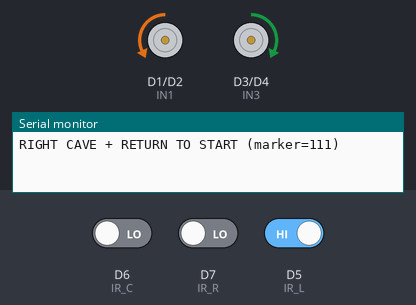
Bench run of a sketch on a simulated ESP8266 (NodeMCU). Shown: motor-driver pin pairs drawn as motors (green arrow = first pin HIGH = forward, orange = second pin HIGH = backward, longer = more drive, scaled by the enable pin), the last lines printed to the serial monitor. Inputs (shaded band) come from the test bench; at power-on: D6 (IR_C) LOW, D7 (IR_R) LOW, D5 (IR_L) HIGH.

Above: at 1.2 s.
1.3 s: D6 (IR_C) driven HIGH
At 1.45 s:
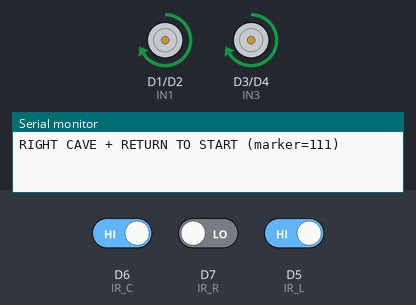
4.3 s: D7 (IR_R) driven HIGH
At 4.88 s:
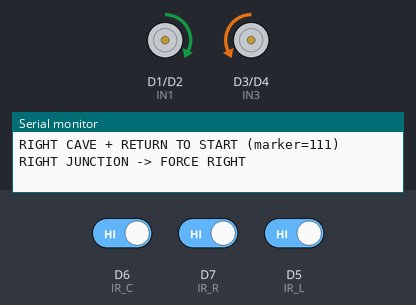
Timing chart, 0 to 13.3 s (numbered marks = the images above; inputs shaded):
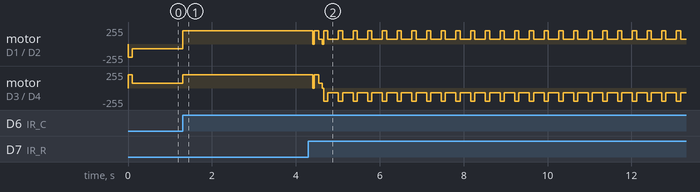

Measured:
- after the input at 1.3 s, motor on D1 (IN1) / D2 (IN2): backward 70/255 → forward 200/255 at once; motor on D3 (IN3) / D4 (IN4): forward 70/255 → forward 200/255 at once

The sketch:

03.ino
```cpp
/************* IR SENSOR PINS (ESP8266) *************/
#define IR_L D5
#define IR_C D6
#define IR_R D7

/************* L298N MOTOR PINS (ESP8266) *************/
#define IN1 D1
#define IN2 D2
#define IN3 D3
#define IN4 D4
#define ENA D0
#define ENB D8

#define BLACK 1

// ---- SPEEDS (tune only these) ----
int FWD_SLOW   = 70;   // slow forward (after kick)
int ROT_SLOW   = 70;   // slow rotate (after kick)

// ---- KICK (to start motors from stop) ----
int KICK_PWM   = 200;
int KICK_MS    = 100;

// ---- Junction detection (RIGHT cave) ----
const unsigned long JUNC_MS = 80;   // stable time to confirm right junction
unsigned long juncStart = 0;

// ---- Arrival marker (LONG BLACK TAPE = 111) ----
const unsigned long MARK_MS = 220;  // must be 111 for this long
unsigned long markStart = 0;

// ---- Turning mode ----
bool turningRight = false;
bool junctionLocked = false;

// ---- Anti-stuck during turn ----
unsigned long lastKickDuringTurn = 0;
const unsigned long TURN_KICK_EVERY_MS = 250;

// ---- Robot mode ----
enum Mode { GOING_OUT, RETURNING, STOPPED };
Mode mode = GOING_OUT;

// ----------- Helpers -----------
bool allBlack(int L, int C, int R) { return (L == BLACK && C == BLACK && R == BLACK); }
bool allWhite(int L, int C, int R) { return (L != BLACK && C != BLACK && R != BLACK); }

void setup() {
  Serial.begin(115200);

  pinMode(IR_L, INPUT);
  pinMode(IR_C, INPUT);
  pinMode(IR_R, INPUT);

  pinMode(IN1, OUTPUT); pinMode(IN2, OUTPUT);
  pinMode(IN3, OUTPUT); pinMode(IN4, OUTPUT);
  pinMode(ENA, OUTPUT); pinMode(ENB, OUTPUT);

  stopMotors();
  Serial.println("RIGHT CAVE + RETURN TO START (marker=111)");
}

void loop() {
  if (mode == STOPPED) {
    stopMotors();
    while (1) { yield(); }
  }

  // ---------- TURN MODE ----------
  if (turningRight) {
    doRightTurning();
    return;
  }

  int L = digitalRead(IR_L);
  int C = digitalRead(IR_C);
  int R = digitalRead(IR_R);

  // ---------- ARRIVAL / START MARKER (111) ----------
  // GOING_OUT: 111 means "destination end" -> wait 5s -> rotate 180 -> RETURNING
  // RETURNING: 111 means "start point" -> stop forever
  if (allBlack(L, C, R)) {
    if (markStart == 0) markStart = millis();

    if (millis() - markStart >= MARK_MS) {
      stopMotors();

      if (mode == GOING_OUT) {
        Serial.println("DESTINATION MARKER (111) -> WAIT 5s -> TURN 180 -> RETURN");
        delay(5000);

        turn180LeftTimed();     // keep your rotation style
        mode = RETURNING;

        // reset things so returning does NOT re-trigger junction
        junctionLocked = true;  // block junction logic temporarily
        juncStart = 0;
        markStart = 0;

        delay(200);
        return;
      } else {
        Serial.println("START MARKER (111) -> STOP");
        mode = STOPPED;
        return;
      }
    }
  } else {
    markStart = 0;
  }

  // ---------- RETURNING MODE: DO NOT TAKE CAVES ----------
  // This is the MAIN FIX: ignore junction detection on return.
  if (mode == RETURNING) {
    // Once you are stable straight again, unlock (optional)
    if (L != BLACK && C == BLACK && R != BLACK) junctionLocked = false;

    // Just follow line normally (no cave forcing)
    lineFollowNormal(L, C, R);
    return;
  }

  // ---------- GOING_OUT MODE: your same RIGHT CAVE LOGIC ----------
  // Unlock junction when stable straight again
  if (L != BLACK && C == BLACK && R != BLACK) {
    junctionLocked = false;
  }

  // Right junction detection: (C=1 & R=1)
  if (!junctionLocked && (C == BLACK && R == BLACK)) {
    if (juncStart == 0) juncStart = millis();

    if (millis() - juncStart >= JUNC_MS) {
      Serial.println("RIGHT JUNCTION -> FORCE RIGHT");

      stopMotors();
      delay(40);

      forwardKickThenSlow();
      delay(80);
      stopMotors();
      delay(40);

      startRightTurn();
      juncStart = 0;
      return;
    }
  } else {
    juncStart = 0;
  }

  // Normal line follow
  lineFollowNormal(L, C, R);
}

// ================== LINE FOLLOW (same as you already used) ==================
void lineFollowNormal(int L, int C, int R) {
  if (L != BLACK && C == BLACK && R != BLACK) {
    forwardKickThenSlow();
  }
  else if (L == BLACK && C != BLACK && R != BLACK) {
    rotateLeftUntilCenterBlack();
  }
  else if (R == BLACK && C != BLACK && L != BLACK) {
    rotateRightUntilCenterBlack();
  }
  else if (C == BLACK) {
    forwardKickThenSlow();
  }
  else {
    stopMotors();
  }
}

// ================== TURN RIGHT MODE (unchanged style) ==================
void startRightTurn() {
  turningRight = true;
  lastKickDuringTurn = 0;

  rotateRightRaw();
  analogWrite(ENA, KICK_PWM);
  analogWrite(ENB, KICK_PWM);
  delay(KICK_MS);
  lastKickDuringTurn = millis();
}

void doRightTurning() {
  rotateRightRaw();

  if (millis() - lastKickDuringTurn >= TURN_KICK_EVERY_MS) {
    analogWrite(ENA, KICK_PWM);
    analogWrite(ENB, KICK_PWM);
    delay(KICK_MS);
    lastKickDuringTurn = millis();
  }

  // stop only when aligned (010)
  int L2 = digitalRead(IR_L);
  int C2 = digitalRead(IR_C);
  int R2 = digitalRead(IR_R);

  if (L2 != BLACK && C2 == BLACK && R2 != BLACK) {
    stopMotors();
    turningRight = false;
    junctionLocked = true;
    delay(60);
  }

  yield();
}

// ================== MOTOR HELPERS ==================
void forwardKickThenSlow() {
  digitalWrite(IN1, HIGH); digitalWrite(IN2, LOW);
  digitalWrite(IN3, HIGH); digitalWrite(IN4, LOW);

  analogWrite(ENA, KICK_PWM);
  analogWrite(ENB, KICK_PWM);
  delay(KICK_MS);

  analogWrite(ENA, FWD_SLOW);
  analogWrite(ENB, FWD_SLOW);
}

void rotateLeftUntilCenterBlack() {
  digitalWrite(IN1, LOW);  digitalWrite(IN2, HIGH);
  digitalWrite(IN3, HIGH); digitalWrite(IN4, LOW);

  analogWrite(ENA, KICK_PWM);
  analogWrite(ENB, KICK_PWM);
  delay(KICK_MS);

  while (digitalRead(IR_C) != BLACK) {
    analogWrite(ENA, ROT_SLOW);
    analogWrite(ENB, ROT_SLOW);
    delay(1);
    yield();
  }
}

void rotateRightUntilCenterBlack() {
  digitalWrite(IN1, HIGH); digitalWrite(IN2, LOW);
  digitalWrite(IN3, LOW);  digitalWrite(IN4, HIGH);

  analogWrite(ENA, KICK_PWM);
  analogWrite(ENB, KICK_PWM);
  delay(KICK_MS);

  while (digitalRead(IR_C) != BLACK) {
    analogWrite(ENA, ROT_SLOW);
    analogWrite(ENB, ROT_SLOW);
    delay(1);
    yield();
  }
}

void rotateRightRaw() {
  digitalWrite(IN1, HIGH); digitalWrite(IN2, LOW);
  digitalWrite(IN3, LOW);  digitalWrite(IN4, HIGH);
  analogWrite(ENA, ROT_SLOW);
  analogWrite(ENB, ROT_SLOW);
}

// ✅ Simple timed 180 (no change to your turning style)
// Tune TURN180_MS once for your robot.
const unsigned long TURN180_MS = 900;

void turn180LeftTimed() {
  // rotate LEFT in place (same style)
  digitalWrite(IN1, LOW);  digitalWrite(IN2, HIGH);
  digitalWrite(IN3, HIGH); digitalWrite(IN4, LOW);

  // kick
  analogWrite(ENA, KICK_PWM);
  analogWrite(ENB, KICK_PWM);
  delay(KICK_MS);

  // timed rotate
  analogWrite(ENA, ROT_SLOW);
  analogWrite(ENB, ROT_SLOW);
  delay(TURN180_MS);

  stopMotors();
  delay(120);
}

void stopMotors() {
  analogWrite(ENA, 0);
  analogWrite(ENB, 0);
  digitalWrite(IN1, LOW); digitalWrite(IN2, LOW);
  digitalWrite(IN3, LOW); digitalWrite(IN4, LOW);
}
```
